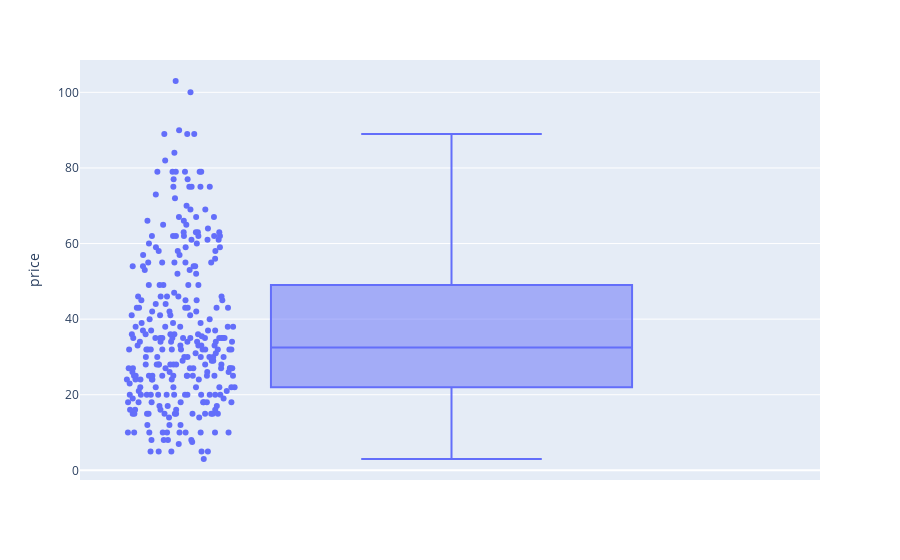

The notebook cell saved with this chart:
### Markdown cell above
#### Boxplot of value "Preise"

### Code cell
fig_box = px.box(df_price, 
                 y='price',
                 height=600,
                 points="all",
                hover_data =['ski_resort_name'])
fig_box.show()

### Figure 1 — Plotly figure (JSON) as saved in the notebook; plotly's stock layout.template omitted (floating-point values rounded to 4 significant figures; data arrays with more than 128 entries replaced by an {"elided": "..."} marker saying what was removed)
{"data": [{"alignmentgroup": "True", "boxpoints": "all", "customdata": {"elided": "292x1 str values"}, "hovertemplate": "price=%{y}<br>ski_resort_name=%{customdata[0]}<extra></extra>", "legendgroup": "", "marker": {"color": "#636efa"}, "name": "", "notched": false, "offsetgroup": "", "orientation": "v", "showlegend": false, "type": "box", "x0": " ", "xaxis": "x", "y": {"elided": "292 float values"}, "y0": " ", "yaxis": "y"}], "layout": {"autosize": true, "boxmode": "group", "legend": {"tracegroupgap": 0}, "margin": {"t": 60}, "xaxis": {"anchor": "y", "autorange": true, "domain": [0, 1], "range": [-0.5026, 0.5], "type": "category"}, "yaxis": {"anchor": "x", "autorange": true, "domain": [0, 1], "range": [-2.556, 108.6], "title": {"text": "price"}, "type": "linear"}}}
